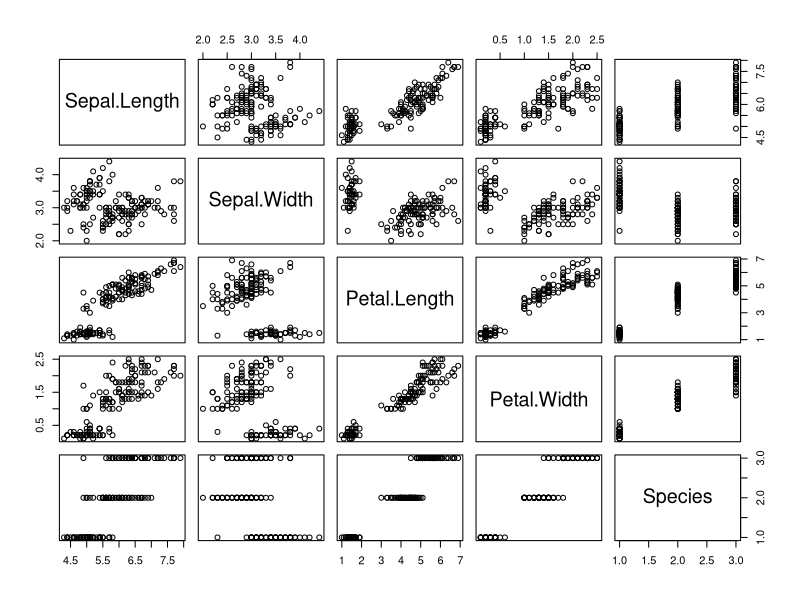
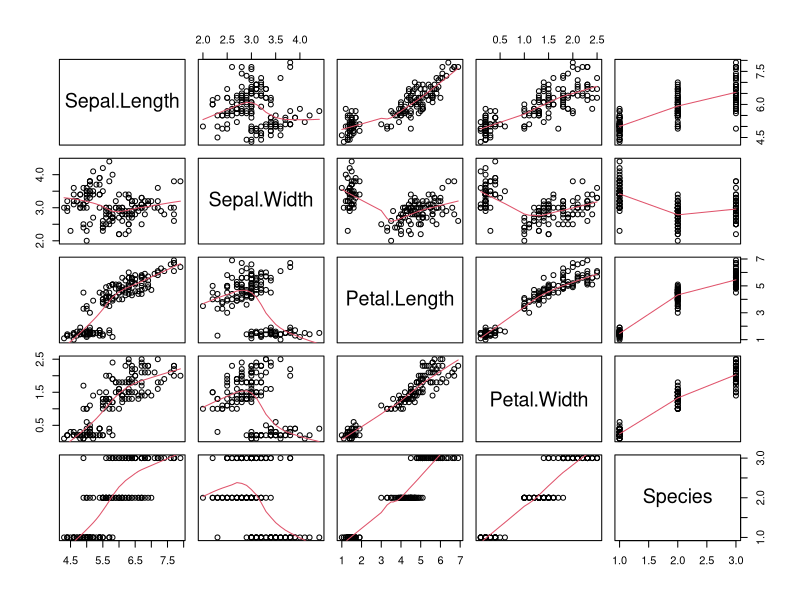
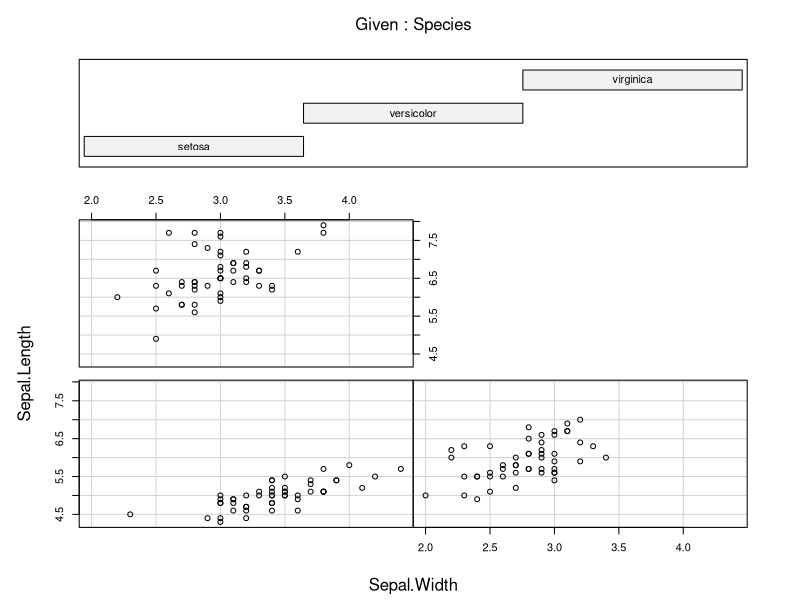
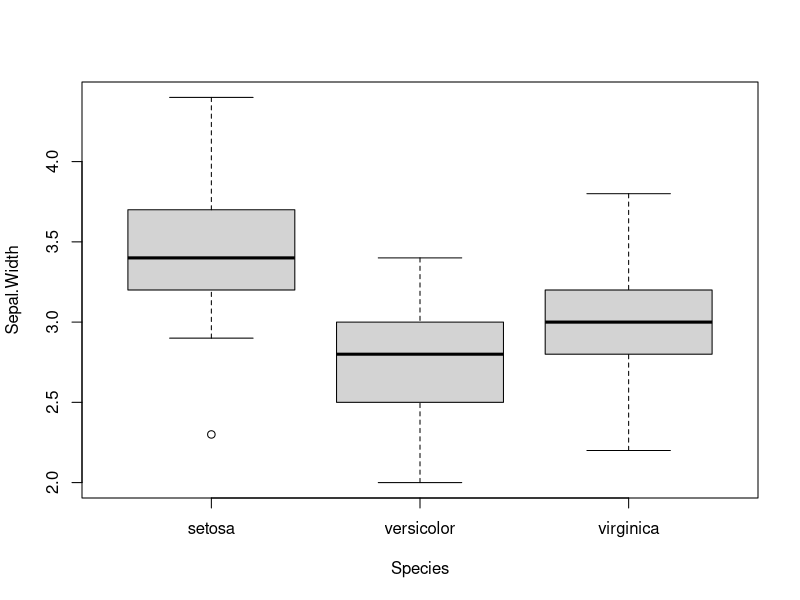
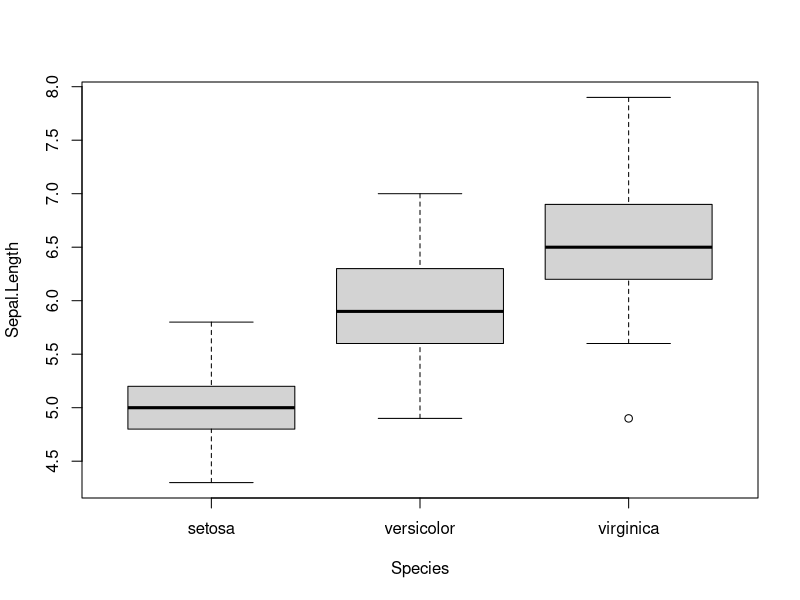
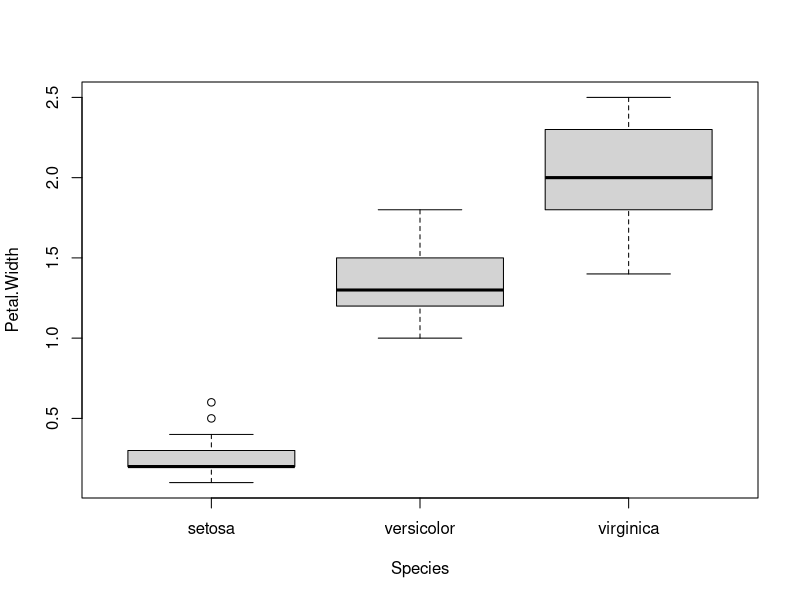
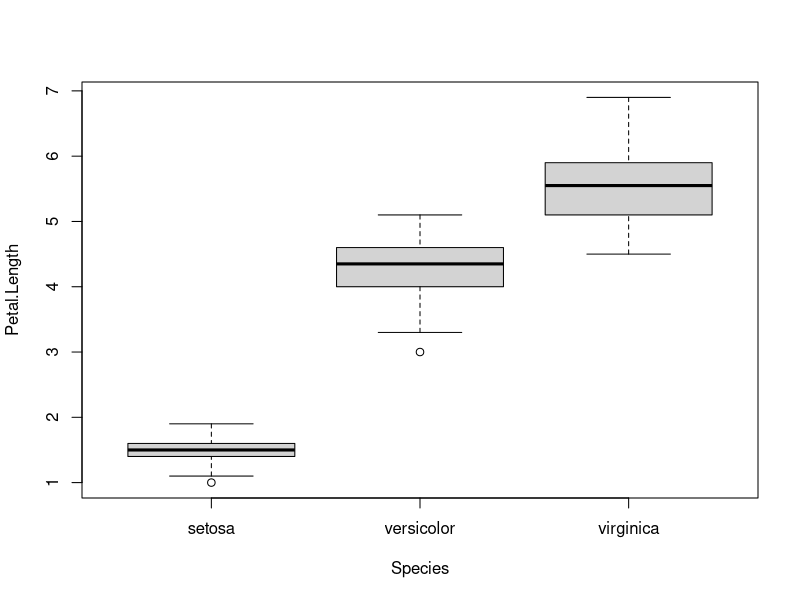
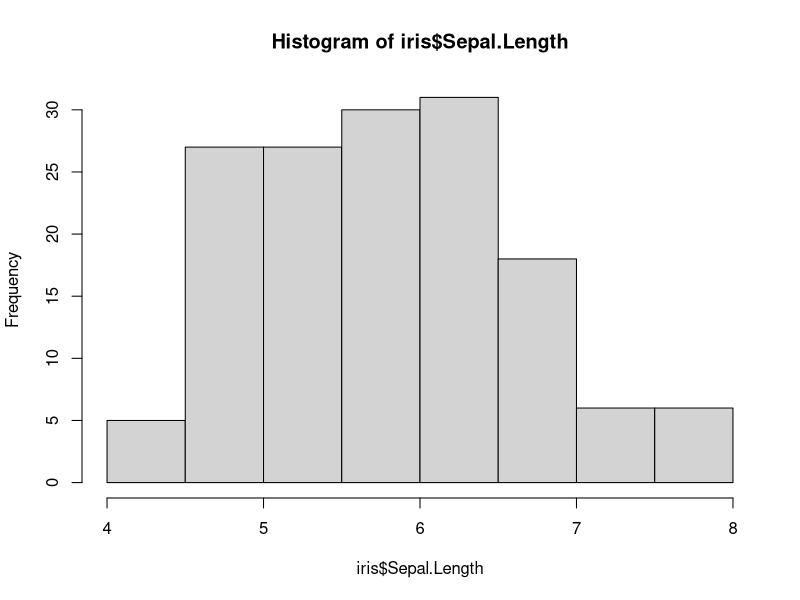

Reproduce these figures in R, in order.
## Trabajo con tablas: una introducción (parte I)


### Gráficos de visualización para datos

# El objetivo de esta lección es brindar los elementos más básicos y
# universales posibles para poder visualizar nuestros datos en los gráficos
# en R. Muchas veces es recomendable hacer un análisis visual de nuestros
# datos para tener una idea de como estos se relacionan frente a nuestras 
# inquietudes. Para esto existen gráficos exploratorios en R que dan cuenta de 
# esta necesidad.

# La función 'plot' nos sirve para un pantallazo general de un data.frame
plot(iris)

# Como veremos en la siguiente unidad, la función 'plot' la utilizamos
# generalmente para graficar por ejemplo dos variables que queremos relacionar.
# Pero en este caso en vez de insertar como argumento una fórmula[1] estamos
# poniendo una base de datos. La función nos retorna un gráfico en donde se
# relacionan todas las variables del data.frame entre si. Como puede observarse
# en la diagonal se encuentran las variables, por lo que este gráfico
# es simétrico y puede leerse de la diagonal hacia arriba o hacia abajo.

# Por ejemplo, si queremos ver como se correlaciona el ancho del pétalo en 
# función del largo del pétalo debemos fijarnos en la gráfica de la cuarta fila
# y tercer columna.

# Por otro lado si lo que nos interesa es el largo de pétalo en función del 
# ancho del pétalo debemos fijarnos en la gráfica de la tercer fila y cuarta 
# columna.

# Una función que nos devuelve un gráfico casi idéntico al anterior pero
# con un agregado es:

pairs(iris, panel = panel.smooth)

# En este tipo de gŕafico se puede observar una línea roja suavizada que
# da cuenta de la relación entre ambas variables. La línea suavizada nos
# ayuda muchas veces a visualizar mejor la correlación de los datos. Vea la 
# ayuda de la función pairs para más opciones de esta útil herramienta.

# La función 'coplot' nos retorna un gráfico de dispersión para dos variables
# separado por cada una de las clases o grupos.  Por ejemplo:
coplot(Sepal.Length ~ Sepal.Width | Species, data=iris)

# La función 'boxplot' realiza gráficos del tipo boxplot o "box and
# whisker diagram". Este requiere de una fórmula que consiste en una
# variable y en función de la variable categórica, y ~ x. Es decir que la
# variable x es del tipo 'factor'.
boxplot(Sepal.Width ~ Species, data=iris)
boxplot(Sepal.Length ~ Species, data=iris)
boxplot(Petal.Width ~ Species, data=iris)
boxplot(Petal.Length ~ Species, data=iris)

# Cada caja contiene el 75% de los datos, la línea negra es la mediana (50%
# de los datos), los 'bigotes' o las líneas que sobresalen tanto por debajo
# como por arriba son los valores equivalentes al valor del extremo de la caja 
# - o + 1.5 * RQ (donde RQ = rango intercuartílico: 3er. cuartil - 1er. cuartil)
# respectivamente y los puntos son valores atípicos u "outliers".

# Por último, la función 'hist' nos devuelve un histograma de los datos en un 
# vector:
hist(iris$Sepal.Length)
hist(iris$Sepal.Width)

# Este nos permite observar como se distribuyen los datos, por ejemplo si
# estos tienen una distribución aproximable a una Normal, Uniforme u otra.


## Resumen

# Estas funciones sencillas permiten tener visualizaciones muy informativas de 
# nuestros datos y por lo tanto son parte del arsenal básico que conviene 
# manejar casi siempre que usamos R.


# [1]
# Las fórmulas en R son una clase de objeto muy particular (¡otra más!), la 
# cual será explorada en mayor profundidad en la unidad siguiente.
